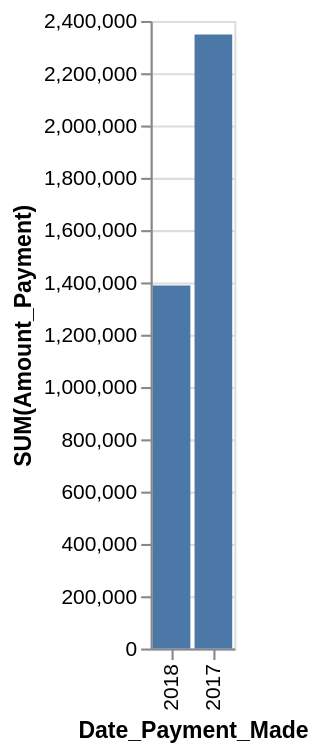

Write a Vega-Lite specification for this figure.
### Vega-Lite specification from a JSON file in a GitHub repository (floating-point values rounded to 4 significant figures)
{"data": {"values": [{"x_data": "2017", "y_data": 2348060}, {"x_data": "2018", "y_data": 1388473}]}, "mark": "bar", "encoding": {"x": {"field": "x_data", "type": "nominal", "title": "Date_Payment_Made", "sort": {"op": "sum", "field": "y_data", "order": "ascending"}}, "y": {"field": "y_data", "type": "quantitative", "title": "SUM(Amount_Payment)"}}}
